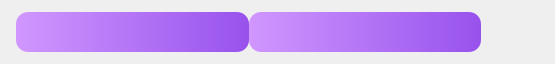
<?xml version="1.0" encoding="UTF-8"?>
<ui version="4.0">
 <class>ChatPageC2CMyItem</class>
 <widget class="QDialog" name="ChatPageC2CMyItem">
  <property name="geometry">
   <rect>
    <x>0</x>
    <y>0</y>
    <width>555</width>
    <height>64</height>
   </rect>
  </property>
  <property name="windowTitle">
   <string>Dialog</string>
  </property>
  <layout class="QHBoxLayout" name="horizontalLayout_2">
   <property name="spacing">
    <number>12</number>
   </property>
   <property name="leftMargin">
    <number>16</number>
   </property>
   <property name="topMargin">
    <number>0</number>
   </property>
   <property name="rightMargin">
    <number>16</number>
   </property>
   <property name="bottomMargin">
    <number>0</number>
   </property>
   <item>
    <layout class="QHBoxLayout" name="horizontalLayout">
     <property name="spacing">
      <number>0</number>
     </property>
     <property name="topMargin">
      <number>12</number>
     </property>
     <property name="rightMargin">
      <number>0</number>
     </property>
     <property name="bottomMargin">
      <number>12</number>
     </property>
     <item>
      <widget class="QWidget" name="widget_2" native="true">
       <property name="minimumSize">
        <size>
         <width>0</width>
         <height>0</height>
        </size>
       </property>
       <property name="layoutDirection">
        <enum>Qt::RightToLeft</enum>
       </property>
       <property name="styleSheet">
        <string notr="true">background: qlineargradient(x1:0, y1:0, x2:1, y2:0, stop:0 #D197FE, stop:1 #9752ED);
border-top-left-radius: 12px;   
border-top-right-radius: 12px;   
border-bottom-right-radius: 12px;
border-bottom-left-radius: 12px;

font-family: &quot;微软雅黑&quot;;
font-size: 16px;
color: #FFFFFF;
text-align: right;</string>
       </property>
       <layout class="QHBoxLayout" name="horizontalLayout_4">
        <property name="leftMargin">
         <number>12</number>
        </property>
        <property name="topMargin">
         <number>6</number>
        </property>
        <property name="rightMargin">
         <number>12</number>
        </property>
        <property name="bottomMargin">
         <number>6</number>
        </property>
        <item>
         <layout class="QHBoxLayout" name="textLayout">
          <property name="spacing">
           <number>0</number>
          </property>
          <property name="leftMargin">
           <number>0</number>
          </property>
          <property name="rightMargin">
           <number>0</number>
          </property>
          <property name="bottomMargin">
           <number>0</number>
          </property>
         </layout>
        </item>
       </layout>
      </widget>
     </item>
     <item>
      <widget class="QWidget" name="widget" native="true">
       <property name="styleSheet">
        <string notr="true"> background: qlineargradient(x1:0, y1:0, x2:1, y2:0, stop:0 #D197FE, stop:1 #9752ED);
border-top-left-radius: 12px;   
border-top-right-radius: 12px;   
border-bottom-right-radius: 12px;
border-bottom-left-radius: 12px;

font-family: &quot;微软雅黑&quot;;
font-size: 16px;
color: #FFFFFF;
text-align: right;</string>
       </property>
       <layout class="QHBoxLayout" name="horizontalLayout_3">
        <property name="spacing">
         <number>0</number>
        </property>
        <property name="leftMargin">
         <number>0</number>
        </property>
        <property name="topMargin">
         <number>0</number>
        </property>
        <property name="rightMargin">
         <number>0</number>
        </property>
        <property name="bottomMargin">
         <number>0</number>
        </property>
        <item>
         <widget class="click_label" name="label">
          <property name="minimumSize">
           <size>
            <width>34</width>
            <height>34</height>
           </size>
          </property>
          <property name="maximumSize">
           <size>
            <width>34</width>
            <height>34</height>
           </size>
          </property>
          <property name="styleSheet">
           <string notr="true">background:rgba(255,255,255,0);</string>
          </property>
          <property name="text">
           <string/>
          </property>
          <property name="scaledContents">
           <bool>true</bool>
          </property>
         </widget>
        </item>
       </layout>
      </widget>
     </item>
    </layout>
   </item>
   <item>
    <widget class="QWidget" name="horizontalWidget" native="true">
     <property name="maximumSize">
      <size>
       <width>46</width>
       <height>16777215</height>
      </size>
     </property>
     <property name="layoutDirection">
      <enum>Qt::RightToLeft</enum>
     </property>
     <layout class="QVBoxLayout" name="verticalLayout">
      <property name="leftMargin">
       <number>0</number>
      </property>
      <property name="topMargin">
       <number>12</number>
      </property>
      <property name="rightMargin">
       <number>0</number>
      </property>
      <property name="bottomMargin">
       <number>0</number>
      </property>
      <item>
       <widget class="CRoundLabel" name="image">
        <property name="minimumSize">
         <size>
          <width>46</width>
          <height>46</height>
         </size>
        </property>
        <property name="maximumSize">
         <size>
          <width>46</width>
          <height>46</height>
         </size>
        </property>
        <property name="text">
         <string/>
        </property>
       </widget>
      </item>
     </layout>
    </widget>
   </item>
  </layout>
 </widget>
 <customwidgets>
  <customwidget>
   <class>CRoundLabel</class>
   <extends>QLabel</extends>
   <header location="global">CRoundLabel.h</header>
   <slots>
    <signal>rightClicked()</signal>
   </slots>
  </customwidget>
  <customwidget>
   <class>click_label</class>
   <extends>QLabel</extends>
   <header location="global">click_label.h</header>
   <slots>
    <signal>clicked()</signal>
   </slots>
  </customwidget>
 </customwidgets>
 <resources/>
 <connections/>
</ui>
